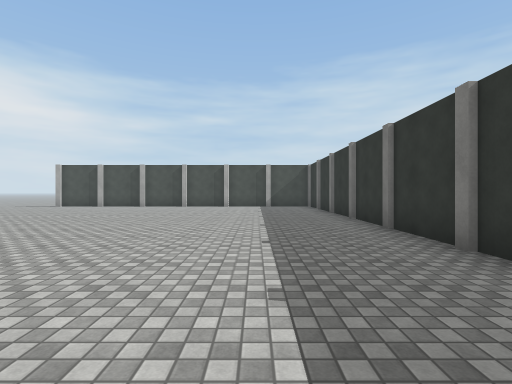
View 1 (above)

19 first-person views from a walk through a scene from a Unity 3-D project. The camera is 1.4 m above the floor, looks level and sees 85° across. The floor is counted in squares, 2 m on a side. Each view is taken from the middle of a square. On the plan, view 1 faces up. The plan holds only what a view shows up to about 9 squares ahead; the rest is blank. The place goes on beyond the plan. Surface patterns are stand-ins for the level's own textures.

View 2
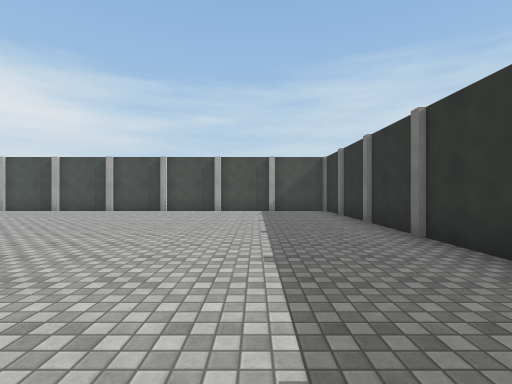

View 3
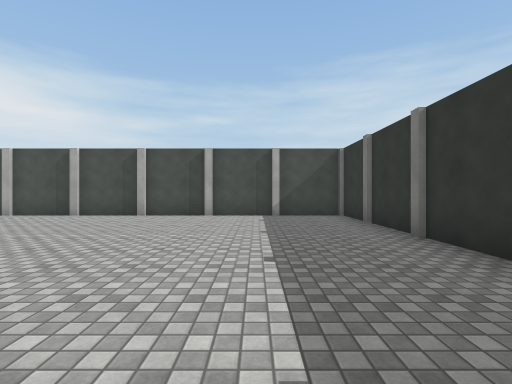

View 4
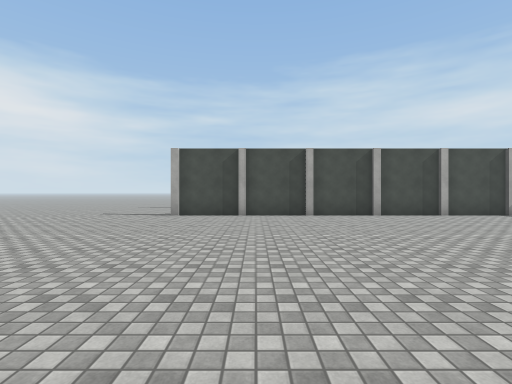

View 5
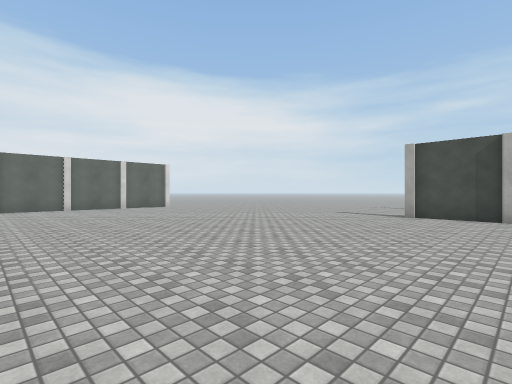

View 6
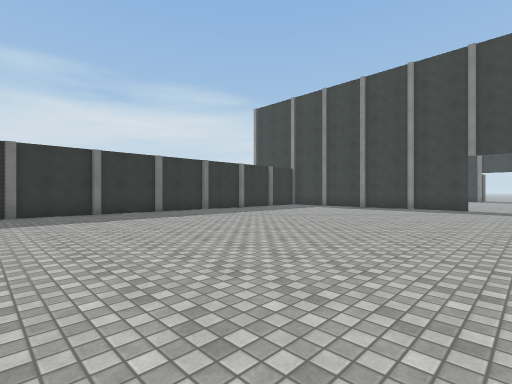

View 7
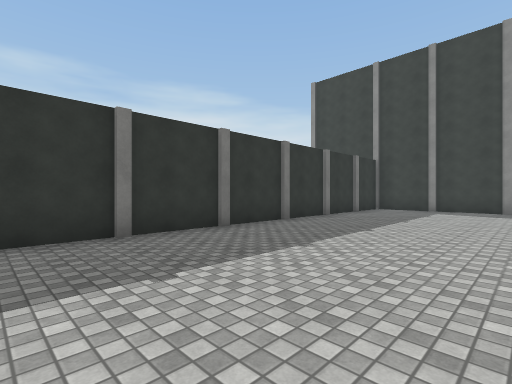

View 8
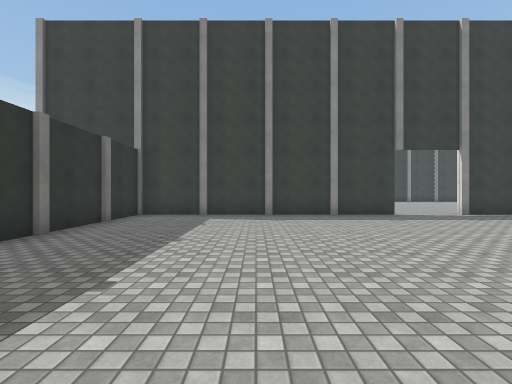

View 9
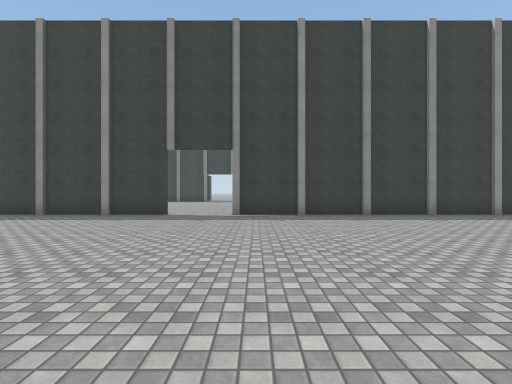

View 10
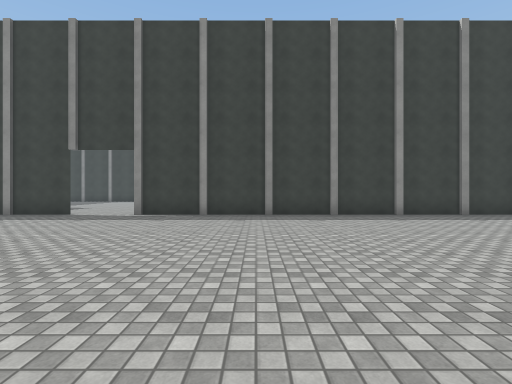

View 11
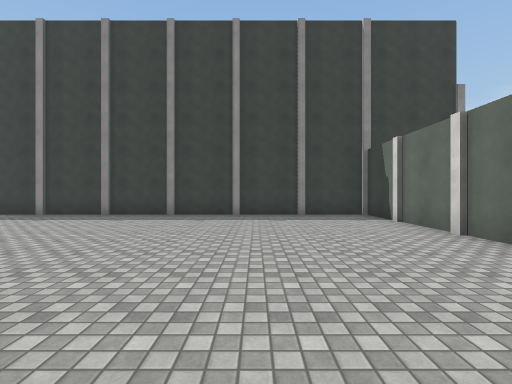

View 12
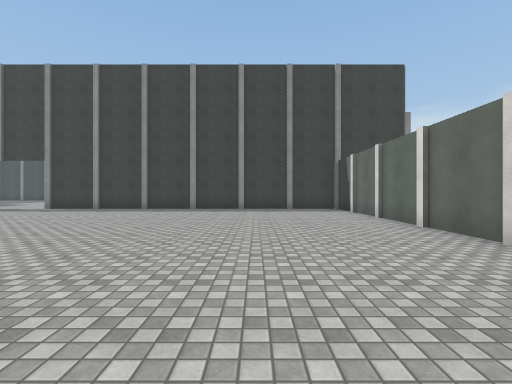

View 13
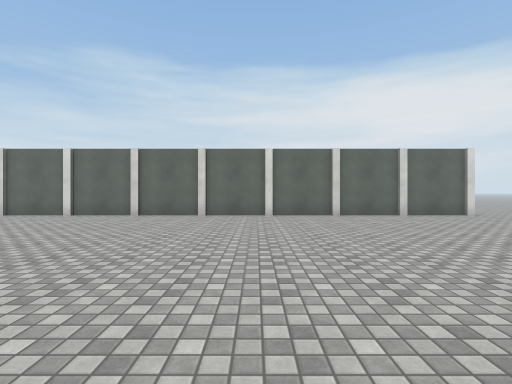

View 14
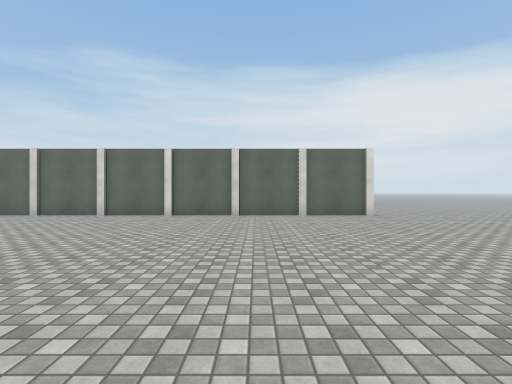

View 15
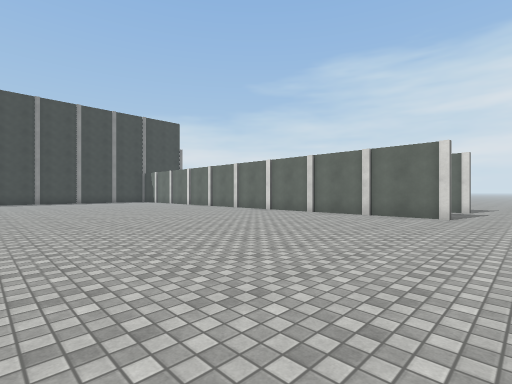

View 16
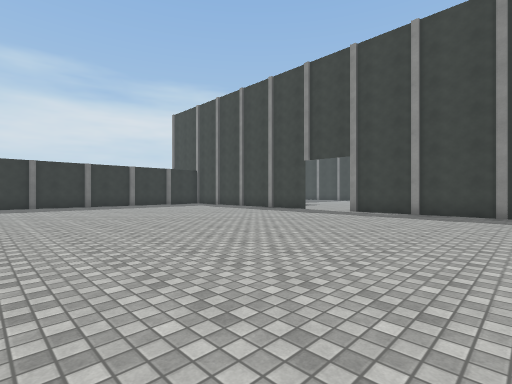

View 17
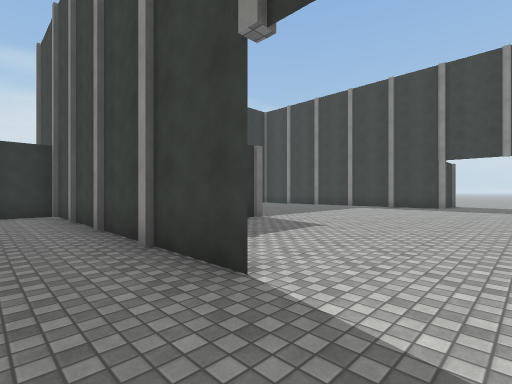

View 18
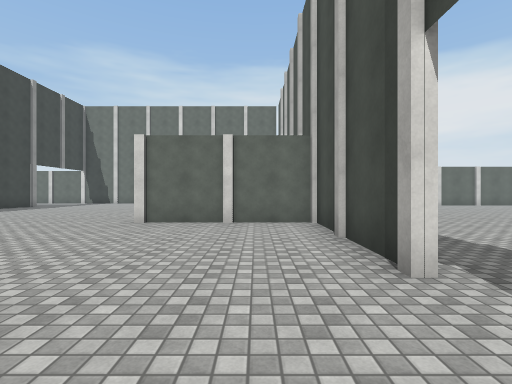

View 19
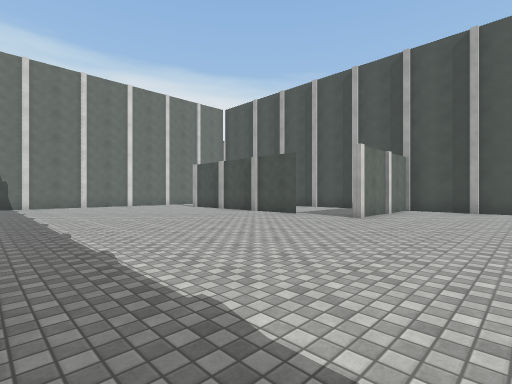

### Floor plan
Points are (right, up) in squares from view 1. A wall is a line through its corners. A room is listed if a view was taken in it or the views show most of it. See-through windows are left out.
Room 1 (views 1, 2, 3, 4, 5, 6, 7, 8, 9, 10, 11, 12, 13, 14, 15, 16, 17)
walls: (-5.4, -6.6) (2.6, -6.6) (2.6, 13.4) (-9.6, 13.4); (-19.4, 11.5) (-19.4, -6.6) (-7.2, -6.6)
ways out: opening at (-6.5, -7) to room 2; opening at (-19, 12.5)
Room 2 (views 18, 19)
walls: (-1.5, -10.8) (-1.5, -10.2); (-7.2, -6.6) (-11.4, -6.6) (-11.4, -10.7)
ways out: opening at (-6.5, -7) to room 1; opening at (-12.5, -10.5)

Positions as (right, up) in squares from view 1, and headings:
1: (0, 0), facing up
2: (0, 3), facing up
3: (0, 5), facing up
4: (-7, 5), facing up
5: (-7, 5), facing up-left
6: (-7, 6), facing down-right
7: (-2, 5), facing down-right
8: (-1, 2), facing down
9: (-8, 2), facing down
10: (-11, 2), facing down
11: (-16, 2), facing down
12: (-16, 5), facing down
13: (-11, 5), facing left
14: (-11, 8), facing left
15: (-11, 13), facing down-left
16: (-12, 3), facing down-right
17: (-7, -5), facing down-right
18: (-5, -8), facing left
19: (-8, -18), facing up-left
